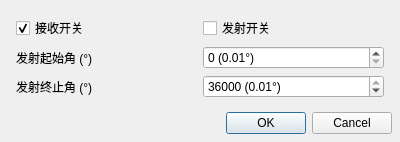
<?xml version="1.0" encoding="UTF-8"?>
<ui version="4.0">
  <class>TranRecvUI</class>
  <widget class="QDialog" name="TranRecvUI">
    <property name="geometry">
      <rect>
        <x>0</x>
        <y>0</y>
        <width>400</width>
        <height>96</height>
      </rect>
    </property>
    <property name="windowTitle">
      <string>Dialog</string>
    </property>
    <layout class="QVBoxLayout" name="verticalLayout">
      <property name="bottomMargin">
        <number>8</number>
      </property>
      <property name="rightMargin">
        <number>8</number>
      </property>
      <property name="topMargin">
        <number>8</number>
      </property>
      <property name="leftMargin">
        <number>8</number>
      </property>
      <property name="spacing">
        <number>6</number>
      </property>
      <item>
        <layout class="QGridLayout" name="gridLayout">
          <property name="bottomMargin">
            <number>8</number>
          </property>
          <property name="rightMargin">
            <number>8</number>
          </property>
          <property name="topMargin">
            <number>8</number>
          </property>
          <property name="leftMargin">
            <number>8</number>
          </property>
          <property name="spacing">
            <number>6</number>
          </property>
          <item row="0" column="0">
            <widget class="QCheckBox" name="r">
              <property name="text">
                <string>接收开关</string>
              </property>
              <property name="checked">
                <bool>true</bool>
              </property>
            </widget>
          </item>
          <item row="0" column="1">
            <widget class="QCheckBox" name="t">
              <property name="text">
                <string>发射开关</string>
              </property>
            </widget>
          </item>
          <item row="1" column="0">
            <widget class="QLabel" name="labelStart">
              <property name="text">
                <string>发射起始角 (°)</string>
              </property>
            </widget>
          </item>
          <item row="1" column="1">
            <widget class="CustomSpinBox" name="spinStart">
              <property name="suffix">
                <string> (0.01°)</string>
              </property>
              <property name="maximum">
                <number>36000</number>
              </property>
              <property name="singleStep">
                <number>100</number>
              </property>
            </widget>
          </item>
          <item row="2" column="0">
            <widget class="QLabel" name="labelEnd">
              <property name="text">
                <string>发射终止角 (°)</string>
              </property>
            </widget>
          </item>
          <item row="2" column="1">
            <widget class="CustomSpinBox" name="spinEnd">
              <property name="suffix">
                <string> (0.01°)</string>
              </property>
              <property name="maximum">
                <number>36000</number>
              </property>
              <property name="value">
                <number>36000</number>
              </property>
              <property name="singleStep">
                <number>100</number>
              </property>
            </widget>
          </item>
        </layout>
      </item>
      <item>
        <widget class="QDialogButtonBox" name="buttonBox">
          <property name="orientation">
            <enum>Qt::Horizontal</enum>
          </property>
          <property name="standardButtons">
            <set>QDialogButtonBox::Cancel|QDialogButtonBox::Ok</set>
          </property>
        </widget>
      </item>
    </layout>
  </widget>
  <customwidgets>
    <customwidget>
      <class>CustomComboBox</class>
      <extends>QComboBox</extends>
      <header>cusWidgets/customcombobox.h</header>
    </customwidget>
    <customwidget>
      <class>CustomSpinBox</class>
      <extends>QSpinBox</extends>
      <header>cusWidgets/customspinbox.h</header>
    </customwidget>
  </customwidgets>
  <resources />
  <connections/>
</ui>
